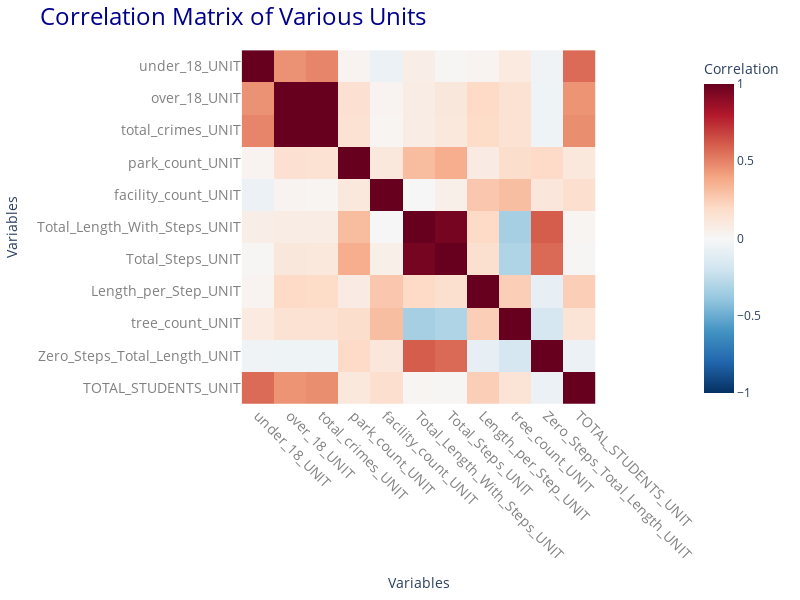

This figure's notebook cell:
### Code cell
df = pd.read_csv("summaryPitt_ALL_MERGED_UNIT.csv")

columns_to_analyze = [
    "under_18_UNIT", "over_18_UNIT",
    "total_crimes_UNIT",
    "park_count_UNIT",

    "facility_count_UNIT",

    "Total_Length_With_Steps_UNIT", "Total_Steps_UNIT", 
    "Length_per_Step_UNIT",
    "tree_count_UNIT",
    "Zero_Steps_Total_Length_UNIT",
    "TOTAL_STUDENTS_UNIT"
]
# columns_to_analyze = [
#     "Under_18_Count", "Over_18_Count",
#     "Total_Count",
#     "Park_Count",
#     # "Park", "Not_Park", "Park_Global_Percent", "Not_Park_Global_Percent",

#     "Total_Facilities",

#     "Total_Length_With_Steps", "Total_Steps", 
#     "Length_per_Step",
#     "tree_count",
#     "Zero_Steps_Total_Length",
#     "TOTAL_STUDENTS"
# ]

# 计算相关矩阵
correlation_matrix = df[columns_to_analyze].corr()
import plotly.express as px

# 使用 plotly 创建热图
fig = px.imshow(correlation_matrix, 
                labels=dict(x="Variables", y="Variables", color="Correlation"),
                color_continuous_scale="RdBu_r",  # 选择渐变色调
                title="Correlation Matrix of Various Units",
                zmin=-1, zmax=1,  # 设置颜色的范围
                width=800, height=600)

# 更新布局
fig.update_layout(
    title_font=dict(size=24, color="darkblue"),
    xaxis_title="Variables",
    yaxis_title="Variables",
    xaxis=dict(tickangle=45, tickfont=dict(size=14, color="gray")),
    yaxis=dict(tickfont=dict(size=14, color="gray")),
    plot_bgcolor="white",  # 背景颜色
    paper_bgcolor="white",  # 整体背景颜色
    margin=dict(t=50, b=50, l=50, r=50),  # 调整边距
)

# 显示图形
fig.show()

# 保存为静态图像
fig.write_image("correlation_matrix_plotly.png", scale=3)

### Figure 1 — Plotly figure (JSON) as saved in the notebook; plotly's stock layout.template omitted (floating-point values rounded to 4 significant figures)
{"data": [{"coloraxis": "coloraxis", "hovertemplate": "Variables: %{x}<br>Variables: %{y}<br>Correlation: %{z}<extra></extra>", "name": "0", "type": "heatmap", "x": ["under_18_UNIT", "over_18_UNIT", "total_crimes_UNIT", "park_count_UNIT", "facility_count_UNIT", "Total_Length_With_Steps_UNIT", "Total_Steps_UNIT", "Length_per_Step_UNIT", "tree_count_UNIT", "Zero_Steps_Total_Length_UNIT", "TOTAL_STUDENTS_UNIT"], "xaxis": "x", "y": ["under_18_UNIT", "over_18_UNIT", "total_crimes_UNIT", "park_count_UNIT", "facility_count_UNIT", "Total_Length_With_Steps_UNIT", "Total_Steps_UNIT", "Length_per_Step_UNIT", "tree_count_UNIT", "Zero_Steps_Total_Length_UNIT", "TOTAL_STUDENTS_UNIT"], "yaxis": "y", "z": [[1, 0.454, 0.4917, 0.02877, -0.06283, 0.06638, 0.01495, 0.0301, 0.09439, -0.04393, 0.5668], [0.454, 1, 0.9991, 0.154, 0.02764, 0.07846, 0.1122, 0.1986, 0.1514, -0.04669, 0.4491], [0.4917, 0.9991, 1, 0.1519, 0.024, 0.07986, 0.1103, 0.1955, 0.1525, -0.04774, 0.4661], [0.02877, 0.154, 0.1519, 1, 0.1083, 0.3163, 0.3657, 0.08303, 0.1758, 0.197, 0.1084], [-0.06283, 0.02764, 0.024, 0.1083, 1, 0.005221, 0.0587, 0.2729, 0.3068, 0.1184, 0.1719], [0.06638, 0.07846, 0.07986, 0.3163, 0.005221, 1, 0.9593, 0.1995, -0.3375, 0.6082, 0.02013], [0.01495, 0.1122, 0.1103, 0.3657, 0.0587, 0.9593, 1, 0.1658, -0.3084, 0.5711, 0.01176], [0.0301, 0.1986, 0.1955, 0.08303, 0.2729, 0.1995, 0.1658, 1, 0.2468, -0.08682, 0.2463], [0.09439, 0.1514, 0.1525, 0.1758, 0.3068, -0.3375, -0.3084, 0.2468, 1, -0.173, 0.1366], [-0.04393, -0.04669, -0.04774, 0.197, 0.1184, 0.6082, 0.5711, -0.08682, -0.173, 1, -0.06299], [0.5668, 0.4491, 0.4661, 0.1084, 0.1719, 0.02013, 0.01176, 0.2463, 0.1366, -0.06299, 1]]}], "layout": {"coloraxis": {"cmax": 1, "cmin": -1, "colorbar": {"title": {"text": "Correlation"}}, "colorscale": [[0, "rgb(5,48,97)"], [0.1, "rgb(33,102,172)"], [0.2, "rgb(67,147,195)"], [0.3, "rgb(146,197,222)"], [0.4, "rgb(209,229,240)"], [0.5, "rgb(247,247,247)"], [0.6, "rgb(253,219,199)"], [0.7, "rgb(244,165,130)"], [0.8, "rgb(214,96,77)"], [0.9, "rgb(178,24,43)"], [1, "rgb(103,0,31)"]]}, "height": 600, "margin": {"b": 50, "l": 50, "r": 50, "t": 50}, "paper_bgcolor": "white", "plot_bgcolor": "white", "title": {"font": {"color": "darkblue", "size": 24}, "text": "Correlation Matrix of Various Units"}, "width": 800, "xaxis": {"anchor": "y", "constrain": "domain", "domain": [0, 1], "scaleanchor": "y", "tickangle": 45, "tickfont": {"color": "gray", "size": 14}, "title": {"text": "Variables"}}, "yaxis": {"anchor": "x", "autorange": "reversed", "constrain": "domain", "domain": [0, 1], "tickfont": {"color": "gray", "size": 14}, "title": {"text": "Variables"}}}}
